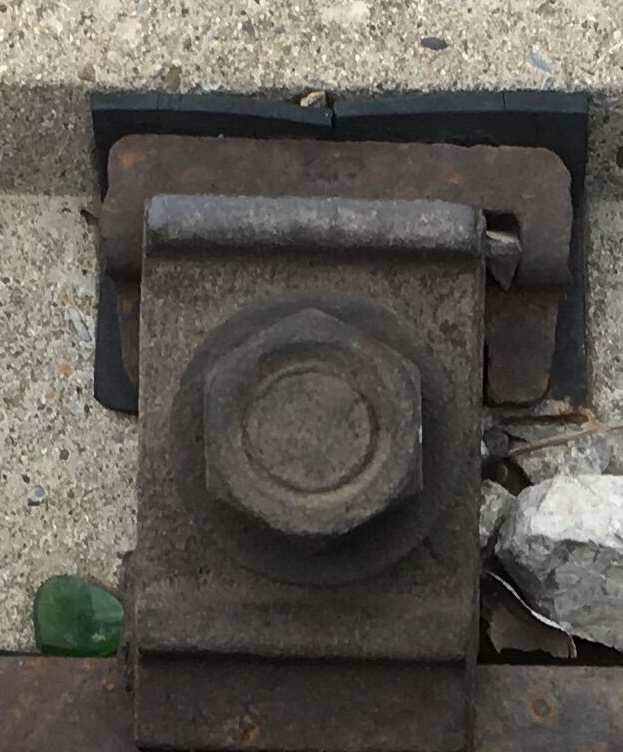
//> input picture 扣件中心提取/pic/c7.jpg, 623 x 752 px
$ ./TemplateMatch   (built with g++ and OpenCV 4)
//> lines starting //> are read from the running program, lines starting //| are printed output that depends on the picture; after the words box and inside, x2 and y2 are one past the last pixel; in counts of white or black regions, pixels touching at a corner belong together
#include<opencv2/opencv.hpp>
#include<vector>
using namespace cv;
using namespace std;
void DoG(Mat& img1, Mat& dst, double sigma1, double step = 0.1 );
int _main()
{

	// [82 lines of commented-out code are left out]
	Mat can = imread("pic/c7.jpg");
//> can is the input picture: 752 rows x 623 cols, CV_8UC3; mean B, G, R 80.8, 88.2, 92
	Mat templateImg = imread("pic/template.jpg");
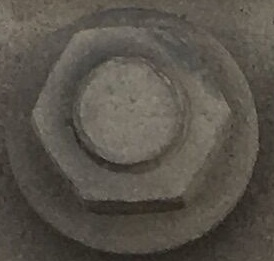
//> input picture 扣件中心提取/pic/template.jpg, 274 x 261 px
//> templateImg is the input picture: 261 rows x 274 cols, CV_8UC3; mean B, G, R 74.7, 83.2, 88.6
	imshow("tempalte", templateImg);

	// [4 lines of commented-out code are left out]
	Mat results(Size(can.rows - templateImg.rows + 1, can.cols - templateImg.cols + 1), CV_32FC1);
	matchTemplate(can, templateImg, results, TM_SQDIFF);
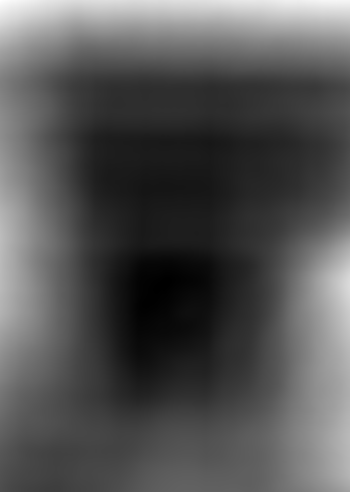
//> results: 492 rows x 350 cols, CV_32FC1; min 127775512, max 841361600, mean 362437536; drawn with min black and max white
	imshow("results", results);
	//cout << results << endl;
	double max = results.at<float>(0, 0);
//> max = 841361600
	Point minLoc;
	for (int i=0;i<results.rows;i++)
	{
		for (int j = 0; j < results.cols;j++)
		{
			if (results.at<float>(i,j)<max)
			{
				max = results.at<float>(i, j);
				minLoc.x = i;
				minLoc.y = j;
			}
		}
	}
//> this loop made 492 passes
//> max on passes 1 to 3: 738025664, 732092416, 725991616
//> after the loop, max = 127775512; minLoc = Point(283, 165)
// 	int radius1 = 62;
// 	int radius2 = 27;
	cout << "minLoc: " << minLoc.x << " " << minLoc.y << endl;
//| minLoc: 283 165
	circle(can, Point(minLoc.y+templateImg.rows/2-5 , minLoc.x +templateImg.cols/2-27), 50, Scalar(255,255,255));
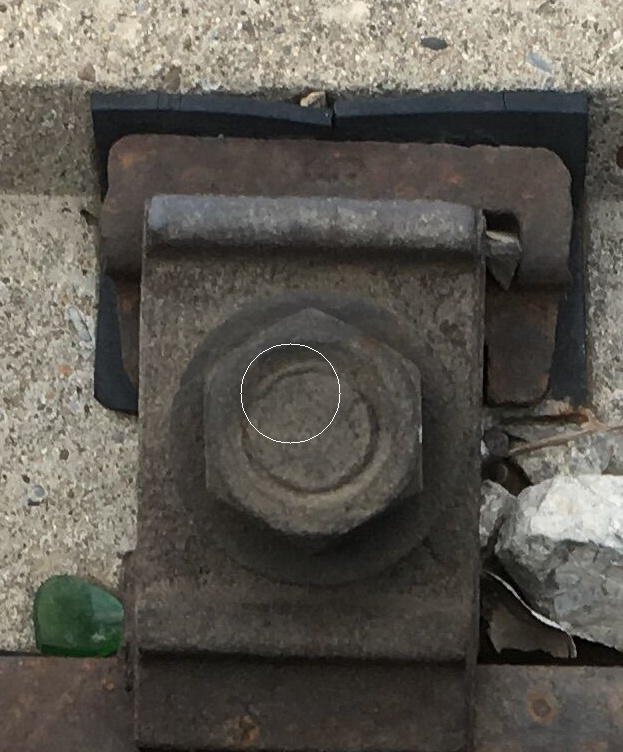
//> can: 752 rows x 623 cols, CV_8UC3; 0.06% of pixels changed, all inside (x1, y1, x2, y2) = (240, 343, 341, 444)
	//circle(can, Point(minLoc.x +templateImg.rows/2-5, minLoc.y +templateImg.cols/2-27), 27, Scalar(255,255,255));
	circle(templateImg, Point(templateImg.rows / 2-5,templateImg.cols / 2-27), 50, Scalar(255, 255, 255));
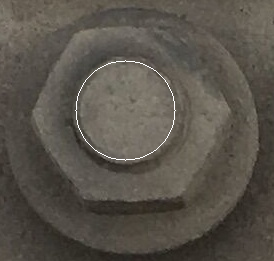
//> templateImg: 261 rows x 274 cols, CV_8UC3; 0.39% of pixels changed, all inside (x1, y1, x2, y2) = (75, 60, 176, 161)
	imshow("templateImg", templateImg);

	imshow("final", can);


	// [117 lines of commented-out code are left out]
	waitKey(0);
	return 1;
}
// [9 lines left out: function DoG, not called in this run]

// added to run one function of the file
int main() { _main(); }
